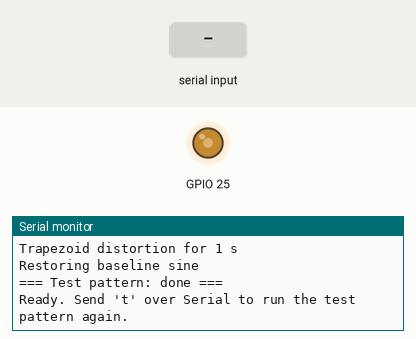
Simulated run of this sketch. Board: ESP32. Parts: output pins drawn as LEDs (lit = HIGH), the last lines printed to the serial monitor. The test bench sets the inputs (shaded band). I2S audio is not simulated (input reads silence).

Above: at 10.4 s.
10.5 s: "s" received over Serial
At 19.1 s:
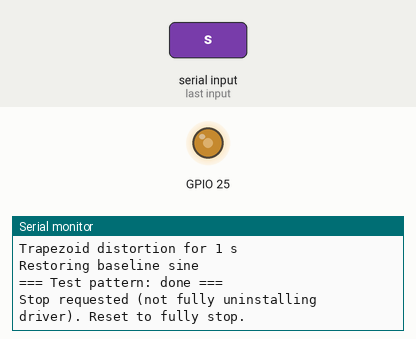
19.7 s: "r" received over Serial
At 27.8 s:
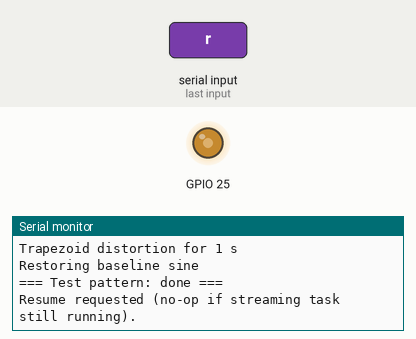

The sketch:

50hz_ultra_tester.ino
```cpp
// ESP32 I2S->DAC with software freq control + test pattern
// - Fixed I2S sample rate (48 kHz) to avoid MCLK division errors.
// - Phase-accumulator fractional stepping changes output frequency (no driver reinstall).
// - Test: +1Hz for 2s, -1Hz for 2s, baseline 1s, trapezoid 1s, restore baseline.
// Measure on GPIO25 (DAC1). Serial 115200.

#include <Arduino.h>
#include <WiFi.h>
#include "driver/i2s.h"

#if defined(I2S_DAC_CHANNEL_BOTH_EN)
  #define HAVE_I2S_DAC_BOTH 1
#endif

// ---------------- CONFIG ----------------
const int BASE_FREQ_HZ       = 50;         // baseline output frequency
const int WAVETABLE_SIZE    = 200;         // table resolution for one cycle
const int I2S_SAMPLE_RATE   = 48000;       // fixed, safe hardware sample rate
const int CHUNK_FRAMES      = 256;         // frames per i2s_write() (adjustable)
const int DAC_CHANNEL       = 1;           // 1 -> GPIO25 (DAC1)
const int CPU_FREQ_MHZ      = 240;
// -----------------------------------------

enum WaveformMode { WM_SINE = 0, WM_TRAPEZOID = 1 };

static float wavetable[WAVETABLE_SIZE];
static volatile float currentFreq = BASE_FREQ_HZ; // Hz, updated by test runner
static volatile WaveformMode waveformMode = WM_SINE;

TaskHandle_t streamTask = NULL;

// build sine table (normalized -1..1)
void buildWaveTable() {
  for (int i = 0; i < WAVETABLE_SIZE; ++i) {
    wavetable[i] = sinf((2.0f * PI * (float)i) / (float)WAVETABLE_SIZE);
  }
}

// trapezoid generator (return value -1..1) based on table index (fractional)
float trapezoidAtPhase(float phaseIndex) {
  // phaseIndex in [0, WAVETABLE_SIZE)
  float p = fmodf(phaseIndex, (float)WAVETABLE_SIZE) / (float)WAVETABLE_SIZE; // 0..1
  if (p < 0.20f) { // rise 0..0.2
    float t = p / 0.20f;
    return -1.0f + 2.0f * t; // -1 -> +1
  } else if (p < 0.50f) { // top 0.2..0.5
    return 1.0f;
  } else if (p < 0.70f) { // fall 0.5..0.7
    float t = (p - 0.50f) / 0.20f;
    return 1.0f - 2.0f * t; // +1 -> -1
  } else { // bottom plateau 0.7..1
    return -1.0f;
  }
}

// convert waveform value (-1..1) to 8-bit DAC word stored in high byte of 16-bit word
inline uint16_t waveToI2SWord(float v) {
  // map -1..1 -> 0..255
  float scaled = (v * 0.5f) + 0.5f;
  if (scaled < 0.0f) scaled = 0.0f;
  if (scaled > 1.0f) scaled = 1.0f;
  uint16_t dac8 = (uint16_t)roundf(scaled * 255.0f) & 0xFF;
  return (uint16_t)(dac8 << 8);
}

// configure I2S once at fixed sample rate
bool configureI2S_fixedRate() {
  // uninstall first
  i2s_driver_uninstall(I2S_NUM_0);

  i2s_config_t i2s_config = {
    .mode = (i2s_mode_t)(I2S_MODE_MASTER | I2S_MODE_TX | I2S_MODE_DAC_BUILT_IN),
    .sample_rate = I2S_SAMPLE_RATE,
    .bits_per_sample = I2S_BITS_PER_SAMPLE_16BIT,
    .channel_format = I2S_CHANNEL_FMT_RIGHT_LEFT, // interleaved stereo
    .communication_format = I2S_COMM_FORMAT_I2S_MSB,
    .intr_alloc_flags = ESP_INTR_FLAG_LEVEL1,
    .dma_buf_count = 4,
    .dma_buf_len = 512 / 2,
    .use_apll = false,
    .tx_desc_auto_clear = true
  };

  esp_err_t err = i2s_driver_install(I2S_NUM_0, &i2s_config, 0, NULL);
  if (err != ESP_OK) {
    Serial.print("i2s_driver_install failed: ");
    Serial.println((int)err);
    return false;
  }

  i2s_pin_config_t pin_config;
  memset(&pin_config, 0, sizeof(pin_config));
  i2s_set_pin(I2S_NUM_0, &pin_config);

  #ifdef HAVE_I2S_DAC_BOTH
    i2s_set_dac_mode(I2S_DAC_CHANNEL_BOTH_EN);
    Serial.println("i2s_set_dac_mode: BOTH");
  #else
    if (DAC_CHANNEL == 1) {
      i2s_set_dac_mode(I2S_DAC_CHANNEL_LEFT_EN);
      Serial.println("i2s_set_dac_mode: LEFT (DAC1)");
    } else {
      i2s_set_dac_mode(I2S_DAC_CHANNEL_RIGHT_EN);
      Serial.println("i2s_set_dac_mode: RIGHT (DAC2)");
    }
  #endif

  i2s_zero_dma_buffer(I2S_NUM_0);
  return true;
}

// streaming task: build small chunk from currentFreq + waveformMode and write to DMA
void i2s_stream_task(void *arg) {
  Serial.println("Stream task started");
  const size_t wordsPerFrame = 2; // L + R
  const size_t chunkWords = (size_t)CHUNK_FRAMES * wordsPerFrame;
  uint16_t *buf = (uint16_t*)malloc(chunkWords * sizeof(uint16_t));
  if (!buf) {
    Serial.println("Stream task: failed to allocate chunk buffer");
    vTaskDelete(NULL);
    return;
  }

  double phase = 0.0; // fractional index into waveform table (0..WAVETABLE_SIZE)
  while (1) {
    // capture freq atomically
    float freq = currentFreq;
    // compute phase step = table_size * freq / i2s_rate
    double step = ((double)WAVETABLE_SIZE * (double)freq) / (double)I2S_SAMPLE_RATE;

    // fill chunk frames
    for (int n = 0; n < CHUNK_FRAMES; ++n) {
      float v;
      if (waveformMode == WM_SINE) {
        // fractional index interpolation for smoothness
        double idx = fmod(phase, (double)WAVETABLE_SIZE);
        int i0 = (int)floor(idx);
        int i1 = (i0 + 1) % WAVETABLE_SIZE;
        double frac = idx - (double)i0;
        v = (float)((1.0 - frac) * wavetable[i0] + frac * wavetable[i1]);
      } else {
        // trapezoid directly using phase
        double idx = fmod(phase, (double)WAVETABLE_SIZE);
        v = trapezoidAtPhase((float)idx);
      }

      uint16_t word = waveToI2SWord(v);
      // left then right
      buf[2*n + 0] = word;
      buf[2*n + 1] = word;

      phase += step;
      // wrap phase safely
      if (phase >= (double)WAVETABLE_SIZE) phase -= (double)WAVETABLE_SIZE * floor(phase / (double)WAVETABLE_SIZE);
      else if (phase < 0) phase += (double)WAVETABLE_SIZE;
    }

    // write to I2S (blocks until DMA accepts)
    size_t bytesToWrite = chunkWords * sizeof(uint16_t);
    size_t bytesWritten = 0;
    esp_err_t err = i2s_write(I2S_NUM_0, (const char*)buf, bytesToWrite, &bytesWritten, portMAX_DELAY);
    if (err != ESP_OK) {
      Serial.print("i2s_write error: ");
      Serial.println((int)err);
      vTaskDelay(pdMS_TO_TICKS(50));
    } else if (bytesWritten != bytesToWrite) {
      Serial.print("Partial write: ");
      Serial.print(bytesWritten);
      Serial.print(" / ");
      Serial.println(bytesToWrite);
    }
    // loop and produce another chunk
  }
  // never here
}

// Run one test pattern (non-blocking wrt scheduler, but runs with delays)
void runTestPatternOnce() {
  Serial.println("=== Test pattern: start ===");
  // +1 Hz for 2s
  Serial.println("Drift +1 Hz for 2 s");
  waveformMode = WM_SINE;
  currentFreq = (float)BASE_FREQ_HZ + 1.0f;
  vTaskDelay(pdMS_TO_TICKS(2000));

  // -1 Hz for 2s
  Serial.println("Drift -1 Hz for 2 s");
  currentFreq = (float)BASE_FREQ_HZ - 1.0f;
  vTaskDelay(pdMS_TO_TICKS(2000));

  // baseline 1s
  Serial.println("Baseline for 1 s");
  currentFreq = (float)BASE_FREQ_HZ;
  vTaskDelay(pdMS_TO_TICKS(1000));

  // trapezoid 1s
  Serial.println("Trapezoid distortion for 1 s");
  waveformMode = WM_TRAPEZOID;
  currentFreq = (float)BASE_FREQ_HZ;
  vTaskDelay(pdMS_TO_TICKS(1000));

  // restore
  Serial.println("Restoring baseline sine");
  waveformMode = WM_SINE;
  currentFreq = (float)BASE_FREQ_HZ;
  Serial.println("=== Test pattern: done ===");
}

void setup() {
  Serial.begin(115200);
  delay(10);
  Serial.println("\nESP32 I2S->DAC with software freq control + test pattern");

  // sanity
  Serial.println("Sanity: dacWrite midscale for 200 ms on GPIO25");
  dacWrite(25, 127);
  delay(200);

  setCpuFrequencyMhz(CPU_FREQ_MHZ);

  // try reduce interference (Arduino API)
  WiFi.disconnect(true);
  WiFi.mode(WIFI_OFF);
  delay(10);

  // build wavetable
  buildWaveTable();

  // configure I2S once at fixed safe rate
  if (!configureI2S_fixedRate()) {
    Serial.println("I2S configuration failed. Abort.");
    while (1) delay(1000);
  }

  // create streaming task
  BaseType_t t = xTaskCreatePinnedToCore(i2s_stream_task, "i2s_stream", 4096, NULL, 5, &streamTask, 1);
  if (t != pdPASS) {
    Serial.println("Failed to create stream task. Abort.");
    while (1) delay(1000);
  }

  Serial.print("I2S sample rate: "); Serial.println(I2S_SAMPLE_RATE);
  Serial.print("Wavetable size: "); Serial.println(WAVETABLE_SIZE);
  Serial.print("Chunk frames: "); Serial.println(CHUNK_FRAMES);
  Serial.println("Streaming baseline. Test pattern will run automatically in 3 s.");
  vTaskDelay(pdMS_TO_TICKS(3000));

  // run the pattern once
  runTestPatternOnce();

  Serial.println("Ready. Send 't' over Serial to run the test pattern again.");
}

void loop() {
  if (Serial.available()) {
    char c = Serial.read();
    if (c == 't' || c == 'T') {
      runTestPatternOnce();
    } else if (c == 's') {
      // stop streaming (not fully uninstalling here)
      Serial.println("Stop requested (not fully uninstalling driver). Reset to fully stop.");
    } else if (c == 'r') {
      Serial.println("Resume requested (no-op if streaming task still running).");
    }
  }
vTaskDelay(pdMS_TO_TICKS(3000));runTestPatternOnce(); // crude to repeat test


  vTaskDelay(pdMS_TO_TICKS(50));
}
```

Measured:
- after the input at 10.5 s, the serial monitor: prints a new line after 7.8 s (image 1)
- after the input at 19.7 s, the serial monitor: prints a new line after 7.6 s (image 2)
